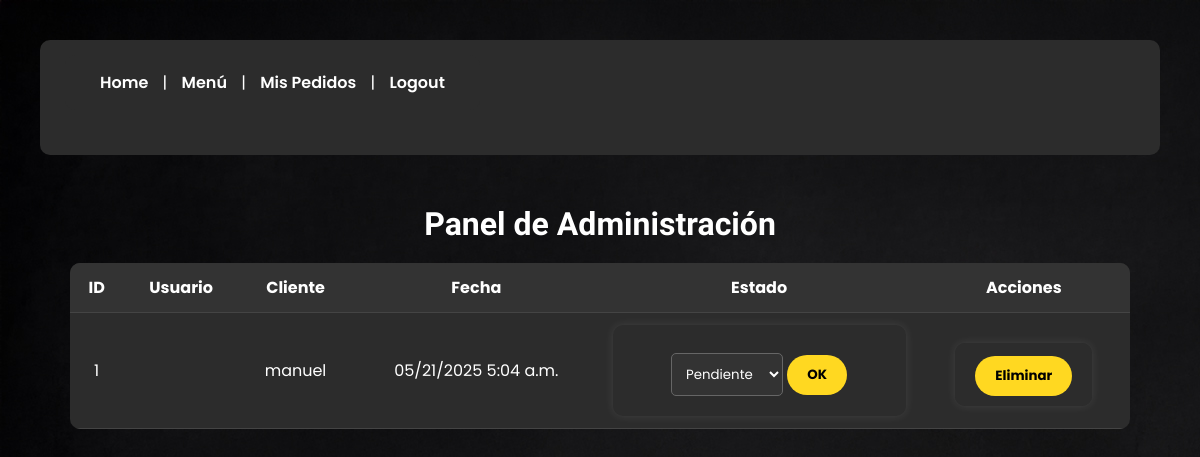
The app's page /admin-dashboard/ (signed in), older data.
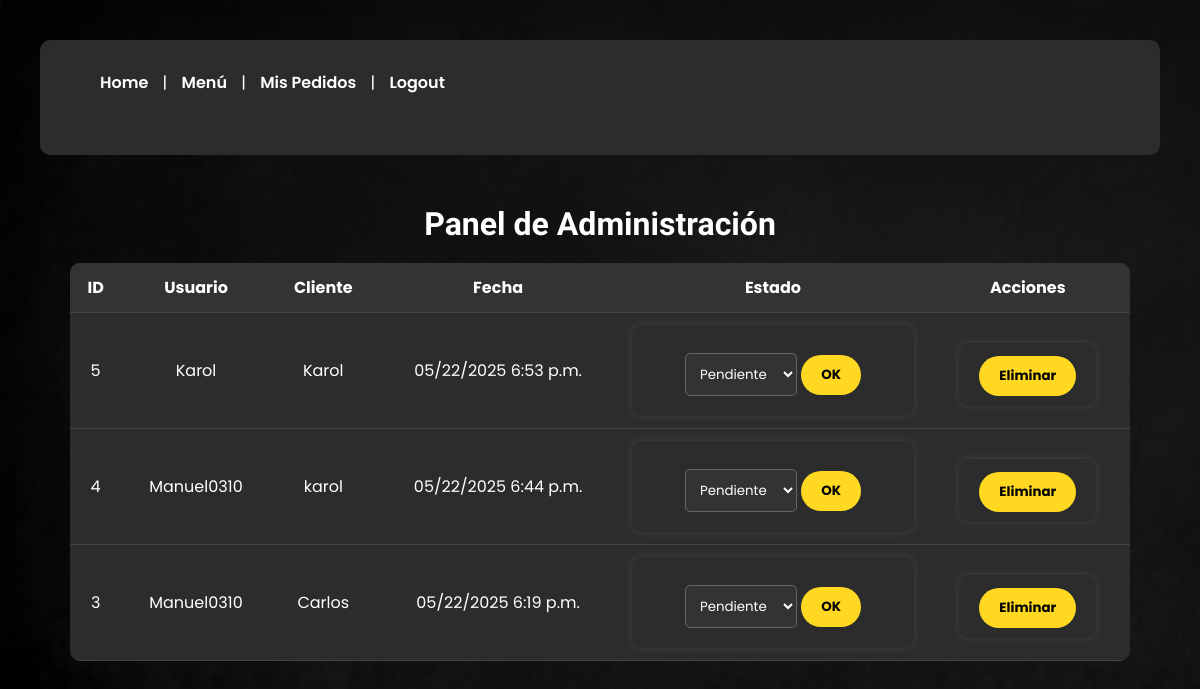
The same page, newer data.
### orders/models.py (models this page shows, shortened)
class Order(models.Model):
    from django.conf import settings
    STATUS_CHOICES = [
        ('P', 'Pendiente'),
        ('E', 'Entregado'),
    ]
    customer_name = models.CharField(max_length=100)
    phone = models.CharField(max_length=20)
    address = models.CharField(max_length=200)
    status = models.CharField(max_length=1, choices=STATUS_CHOICES, default='P')
    created_at = models.DateTimeField(auto_now_add=True)
    user    = models.ForeignKey(
        settings.AUTH_USER_MODEL,
        on_delete=models.CASCADE,
        related_name='orders',
        null=True,
        blank=True,
    )

### orders/views.py (the view)
# urls.py: path('admin-dashboard/', login_required(admin_dashboard), name='admin_dashboard'),
@login_required
def admin_dashboard(request):
    status_filter = request.GET.get('status', '')
    client_filter = request.GET.get('client', '').strip()
    sort_field = request.GET.get('sort', '')         # e.g. 'customer_name' o 'status'
    direction  = request.GET.get('dir', 'asc')       # 'asc' o 'desc'
    pedidos = Order.objects.all()
    if status_filter in dict(Order.STATUS_CHOICES):
        pedidos = pedidos.filter(status=status_filter)
    if client_filter:
        pedidos = pedidos.filter(customer_name__icontains=client_filter)
    allowed_sorts = {'customer_name', 'status'}
    if sort_field in allowed_sorts:
        prefix = '' if direction == 'asc' else '-'
        pedidos = pedidos.order_by(f"{prefix}{sort_field}", '-created_at')
    else:
        pedidos = pedidos.order_by('-created_at')
    context = {
        'pedidos': pedidos,
        'status_filter': status_filter,
        'client_filter': client_filter,
        'sort_field':   sort_field,
        'direction':    direction,
    }
    return render(request, 'orders/admin_dashboard.html', context)

### orders/templates/orders/admin_dashboard.html (shortened to what this page needs)
{% extends 'orders/base.html' %}
{% block content %}
<h2>Panel de Administración</h2>
<table>
  <thead>
    <tr>
      <th>ID</th><th>Usuario</th><th>Cliente</th><th>Fecha</th><th>Estado</th><th>Acciones</th>
    </tr>
  </thead>
  <tbody>
    {% for pedido in pedidos %}
    <tr>
      <td>{{ pedido.id }}</td>
      <td>{{ pedido.user.username }}</td>
      <td>{{ pedido.customer_name }}</td>
      <td>{{ pedido.created_at|date:'SHORT_DATETIME_FORMAT' }}</td>
      <td>
        <form method="post" action="{% url 'update_order_status' pedido.id %}">
          <select name="status">
            <option value="P" {% if pedido.status == 'P' %}selected{% endif %}>Pendiente</option>
          </select>
          <button type="submit">OK</button>
        </form>
      </td>
      <td>
        <form method="post" action="{% url 'delete_order' pedido.id %}" style="display:inline">
          <button type="submit" onclick="return confirm('¿Eliminar pedido #{{ pedido.id }}?')">Eliminar</button>
        </form>
      </td>
    </tr>
    {% endfor %}
  </tbody>
</table>
{% endblock %}

Row changes from the older to the newer data that the page shows:
removed Order: id "1", customer_name "manuel", created_at "05/21/2025 5:04 a.m.", status "Pendiente"
added Order: id "5", user.username "Karol", customer_name "Karol", created_at "05/22/2025 6:53 p.m.", status "Pendiente"
added Order: id "4", user.username "Manuel0310", customer_name "karol", created_at "05/22/2025 6:44 p.m.", status "Pendiente"
added Order: id "3", user.username "Manuel0310", customer_name "Carlos", created_at "05/22/2025 6:19 p.m.", status "Pendiente"
